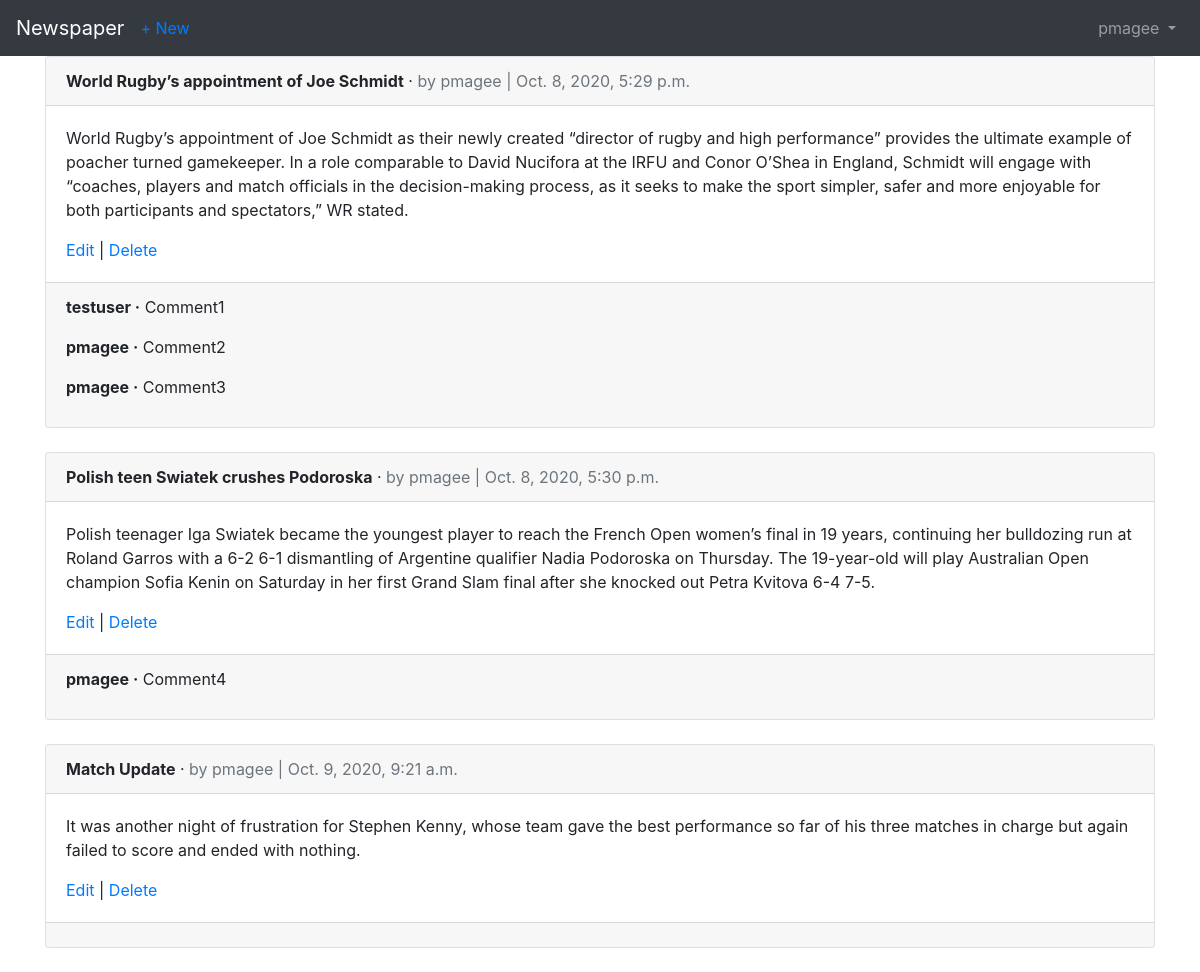
/articles/ (signed in), run on the app's committed database.
### accounts/models.py (models this page shows)
class CustomUser(AbstractUser):
    age = models.PositiveIntegerField(null=True, blank=True)

### articles/models.py (models this page shows, shortened)
class Article(models.Model):
    title = models.CharField(max_length=255)
    body = models.TextField()
    date = models.DateTimeField(auto_now_add=True)
    author = models.ForeignKey(
        get_user_model(),
        on_delete=models.CASCADE,
    )

class Comment(models.Model): # new
    article = models.ForeignKey(
        Article,
        on_delete=models.CASCADE,
    )
    comment = models.CharField(max_length=140)
    author = models.ForeignKey(
        get_user_model(),
        on_delete=models.CASCADE,
    )
    def __str__(self):
        return self.comment

### articles/views.py (the view)
# urls.py: path('', ArticleListView.as_view(), name='article_list'),
class ArticleListView(LoginRequiredMixin,ListView):
    model = Article
    template_name = 'article_list.html'

### templates/article_list.html (shortened to what this page needs)
{% extends 'base.html' %}
{% block content %}
  {% for article in object_list %}
    <div class="card">
      <div class="card-header">
        <span class="font-weight-bold">{{ article.title }}</span> &middot;
        <span class="text-muted">by {{ article.author }} | {{ article.date }}</span>
      </div>
      <div class="card-body">
        <p>{{ article.body }}</p>
        <a href="{% url 'article_edit' article.pk %}">Edit</a> |
        <a href="{% url 'article_delete' article.pk %}">Delete</a>
      </div>
      <div class="card-footer">
        {% for comment in article.comment_set.all %}
          <p>
            <span class="font-weight-bold">{{ comment.author }} &middot;</span>
            {{ comment }}
          </p>
        {% endfor %}
      </div>
    </div>
    <br />
  {% endfor %}
{% endblock content %}

### templates/base.html (shortened to what this page needs)
<!DOCTYPE html>
<html>
<head>
  <link rel="stylesheet" href="https://stackpath.bootstrapcdn.com/bootstrap/4.5.0/css/bootstrap.min.css"
>
</head>
<body>
  <nav class="navbar navbar-expand-lg navbar-dark bg-dark">
    <a class="navbar-brand" href="{% url 'home' %}">Newspaper</a>
    {% if user.is_authenticated %}
      <ul class="navbar-nav mr-auto">
        <li class="nav-item"><a href="{% url 'article_new' %}">+ New</a></li>
      </ul>
    {% endif %}
    <div class="collapse navbar-collapse" id="navbarSupportedContent">
      {% if user.is_authenticated %}
        <ul class="navbar-nav ml-auto">
          <li class="nav-item">
            <a class="nav-link dropdown-toggle" href="#" id="navbarDropdown"
            role="button" data-toggle="dropdown" aria-haspopup="true"
            aria-expanded="false">
              {{ user.username }}
            </a>
          </li>
        </ul>
      {% endif %}
    </div>
  </nav>
  <main>
    <div class="container">
      {% block content %}
      {% endblock content %}
    </div>
  </main>
</body>
</html>

### data on the page
CustomUser: username "pmagee"
Article: title "World Rugby’s appointment of Joe Schmidt", author "pmagee", date "Oct. 8, 2020, 5:29 p.m.", body "World Rugby’s appointment of Joe Schmidt as their newly created “director of rugby and high performance” provides the ultimate example of poacher turned gamekeeper. In a role comparable to David Nucifora at the IRFU and Conor O’Shea in England, Schmidt will engage with “coaches, players and match officials in the decision-making process, as it seeks to make the sport simpler, safer and more enjoyable for both participants and spectators,” WR stated."
Comment: author "testuser", comment "Comment1"
Comment: author "pmagee", comment "Comment2"
Comment: author "pmagee", comment "Comment3"
Article: title "Polish teen Swiatek crushes Podoroska", author "pmagee", date "Oct. 8, 2020, 5:30 p.m.", body "Polish teenager Iga Swiatek became the youngest player to reach the French Open women’s final in 19 years, continuing her bulldozing run at Roland Garros with a 6-2 6-1 dismantling of Argentine qualifier Nadia Podoroska on Thursday. The 19-year-old will play Australian Open champion Sofia Kenin on Saturday in her first Grand Slam final after she knocked out Petra Kvitova 6-4 7-5."
Comment: author "pmagee", comment "Comment4"
Article: title "Match Update", author "pmagee", date "Oct. 9, 2020, 9:21 a.m.", body "It was another night of frustration for Stephen Kenny, whose team gave the best performance so far of his three matches in charge but again failed to score and ended with nothing."
